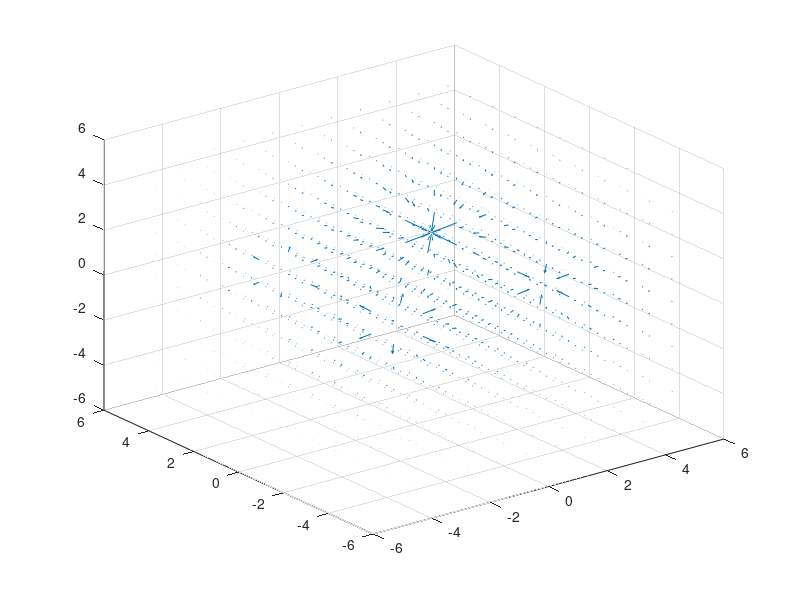

This chart was generated by the following MATLAB code:
Q=[1, -1, 0.5 , -2];
Qx=[-2.5, 2.5,-2.5,2.5];
Qy=[-2.5,-2.5,2.5,2.5];
Qz=[0.5,0.5,0.5,0.5];
[X,Y,Z]=meshgrid(-5:5);
ep0=(8.85e-12);
% E=zeros(1,3);
s=size(X);
Ex=zeros(s);
Ey=zeros(s);
Ez=zeros(s);
for xi=1:s(1)
    for yi=1:s(2)
        for zi=1:s(3)
            E=zeros(1,3);
            for qi=1: length(Q)
            R=([X(xi,yi,zi), Y(xi,yi,zi), Z(xi,yi,zi)]-[Qx(qi),Qy(qi),Qz(qi)])
            E=E+Q(qi)/(4*pi*ep0)*(R/norm(R)^3);
            end
        Ex(xi,yi,zi)=E(1);
        Ey(xi,yi,zi)=E(2);
        Ez(xi,yi,zi)=E(3);
        end
    end
end
quiver3(X,Y,Z,Ex,Ey,Ez)
% X2d=X(:,:,6);
% Y2d=Y(:,:,6);
% Z2d=Z(:,:,6);
% Ex2d=Ex(:,:,6);
% Ey2d=Ey(:,:,6);
% Ez2d=Ez(:,:,6);
% quiver(X2d,Y2d,Ex2d,Ey2d)